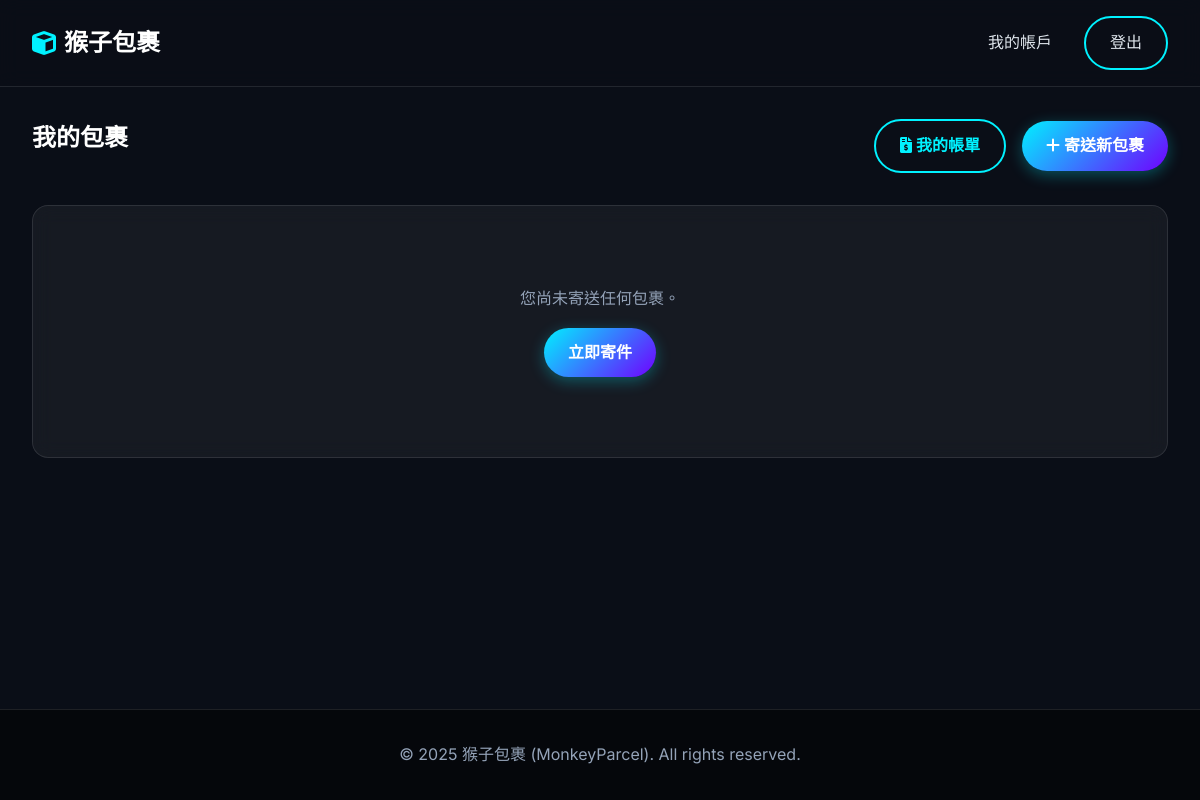
The page /dashboard (signed in) on the database as committed earlier.
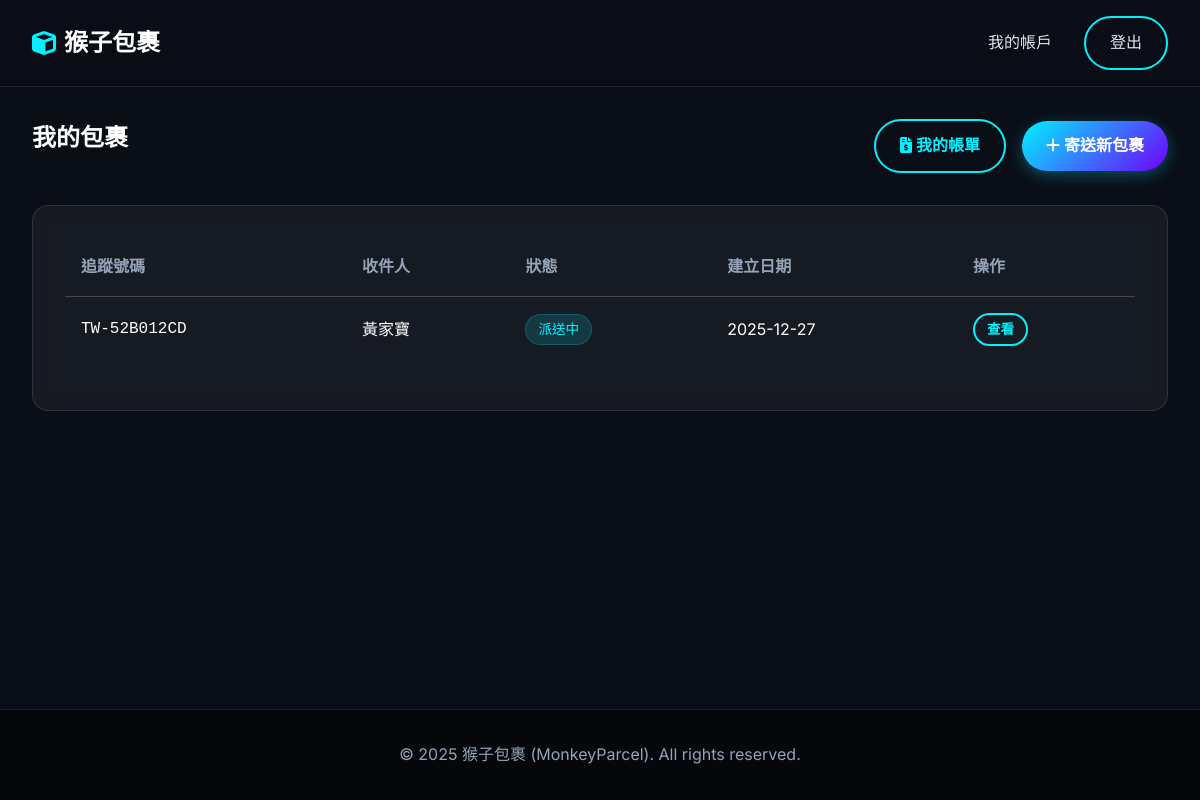
The same page on the database as committed later.
### app/models.py (models this page shows, shortened)
class Package(Base):
    __tablename__ = 'packages'
    id: Mapped[int] = mapped_column(primary_key=True)
    tracking_number: Mapped[str] = mapped_column(String(20), unique=True, nullable=False) # 物流單號
    sender_id: Mapped[int] = mapped_column(ForeignKey('customers.id'), nullable=False)
    recipient_name: Mapped[str] = mapped_column(String(100), nullable=False)
    recipient_address: Mapped[str] = mapped_column(String(200), nullable=False)
    recipient_phone: Mapped[str] = mapped_column(String(20), nullable=False)
    weight: Mapped[float] = mapped_column(Float, nullable=False) # 重量 (kg)
    width: Mapped[float] = mapped_column(Float, nullable=False)  # 寬 (cm)
    height: Mapped[float] = mapped_column(Float, nullable=False) # 高 (cm)
    length: Mapped[float] = mapped_column(Float, nullable=False) # 長 (cm)
    declared_value: Mapped[float] = mapped_column(Float, default=0.0) # 報值金額 (保險用)
    content_description: Mapped[str] = mapped_column(String(255), nullable=True) # 內容物描述
    package_type: Mapped[PackageType] = mapped_column(Enum(PackageType), default=PackageType.SMALL_BOX)
    delivery_speed: Mapped[DeliverySpeed] = mapped_column(Enum(DeliverySpeed), default=DeliverySpeed.STANDARD)
    status: Mapped[PackageStatus] = mapped_column(Enum(PackageStatus), default=PackageStatus.CREATED)
    is_hazardous: Mapped[bool] = mapped_column(Boolean, default=False)   # 易燃物/危險品
    is_fragile: Mapped[bool] = mapped_column(Boolean, default=False)     # 易碎品
    is_international: Mapped[bool] = mapped_column(Boolean, default=False) # 國際件
    created_at: Mapped[datetime] = mapped_column(DateTime, default=datetime.now) # 寄件時間
    estimated_delivery: Mapped[datetime] = mapped_column(DateTime, nullable=True) # 預計抵達時間
    shipping_cost: Mapped[float] = mapped_column(Float, default=0.0) # 運費金額
    sender: Mapped["Customer"] = relationship("Customer", back_populates="packages", foreign_keys=[sender_id])
    tracking_events: Mapped[List["TrackingEvent"]] = relationship("TrackingEvent", back_populates="package", cascade="all, delete-orphan")
    assigned_driver_id: Mapped[Optional[int]] = mapped_column(ForeignKey('users.id'), nullable=True)
    assigned_driver: Mapped[Optional["User"]] = relationship("User", foreign_keys=[assigned_driver_id])
    @property
    def status_label(self):
        return PACKAGE_STATUS_LABELS.get(self.status, self.status.value)

### app/routes.py (the view, shortened to what this page needs)
@main.route('/dashboard')
@login_required
def dashboard():
    user_id = session['user_id']
    role = session['user_role']
    if role == 'customer':
        packages = services.get_user_packages(user_id)
        return render_template('dashboard_customer.html', packages=packages)
    elif role == 'driver':
        packages = services.get_packages_for_driver(session['user_id'])
        return render_template('dashboard_employee.html', packages=packages, is_driver=True)
    elif role == 'admin':
        return render_template('dashboard_admin.html')
    return "Unknown Role"

### app/routes.py (called while the page is built)
def login_required(f):
    @wraps(f)
    def decorated_function(*args, **kwargs):
        if 'user_id' not in session:
            return redirect(url_for('main.login'))
        return f(*args, **kwargs)
    return decorated_function

### app/services.py (called while the page is built)
def get_user_packages(user_id):
    return db.session.execute(
        db.select(models.Package).filter_by(sender_id=user_id).order_by(models.Package.created_at.desc())
    ).scalars().all()

### app/templates/dashboard_customer.html (shortened to what this page needs)
{% extends "base.html" %}
{% block content %}
<div class="container">
    <div
        style="display: flex; justify-content: space-between; align-items: center; margin-bottom: 2rem; flex-wrap: wrap; gap: 1rem;">
        <h2>我的包裹</h2>
        <div style="display: flex; gap: 1rem; align-items: center; flex-wrap: wrap;">
            <a href="{{ url_for('main.my_bills') }}" class="btn btn-outline">
                <i class="fas fa-file-invoice-dollar"></i> 我的帳單
            </a>
            <a href="{{ url_for('main.create_package') }}" class="btn btn-primary">
                <i class="fas fa-plus"></i> 寄送新包裹
            </a>
        </div>
    </div>
    <div class="card">
        {% if packages %}
        <table class="table">
            <thead>
                <tr>
                    <th>追蹤號碼</th>
                    <th>收件人</th>
                    <th>狀態</th>
                    <th>建立日期</th>
                    <th>操作</th>
                </tr>
            </thead>
            <tbody>
                {% for pkg in packages %}
                <tr>
                    <td style="font-family: 'Roboto Mono', monospace;">{{ pkg.tracking_number }}</td>
                    <td>{{ pkg.recipient_name }}</td>
                    <td>
                        <span class="badge badge-info">
                            {{ pkg.status_label }}
                        </span>
                    </td>
                    <td>{{ pkg.created_at.strftime('%Y-%m-%d') }}</td>
                    <td>
                        <a href="{{ url_for('main.tracking_result', tracking_number=pkg.tracking_number) }}"
                            class="btn btn-outline" style="padding: 0.25rem 0.75rem; font-size: 0.85rem;">查看</a>
                    </td>
                </tr>
                {% endfor %}
            </tbody>
        </table>
        {% else %}
        <div style="text-align: center; padding: 3rem;">
            <p style="color: var(--text-muted); margin-bottom: 1rem;">您尚未寄送任何包裹。</p>
            <a href="{{ url_for('main.create_package') }}" class="btn btn-primary">立即寄件</a>
        </div>
        {% endif %}
    </div>
</div>
{% endblock %}

Rows that differ between the two databases and show on the page:
added Package: tracking_number "TW-52B012CD", recipient_name "黃家寶", status_label "派送中", created_at "2025-12-27"
Other text that changed with them:
text no longer shown: "您尚未寄送任何包裹。 立即寄件"
text now shown: "追蹤號碼 收件人 狀態 建立日期 操作"
